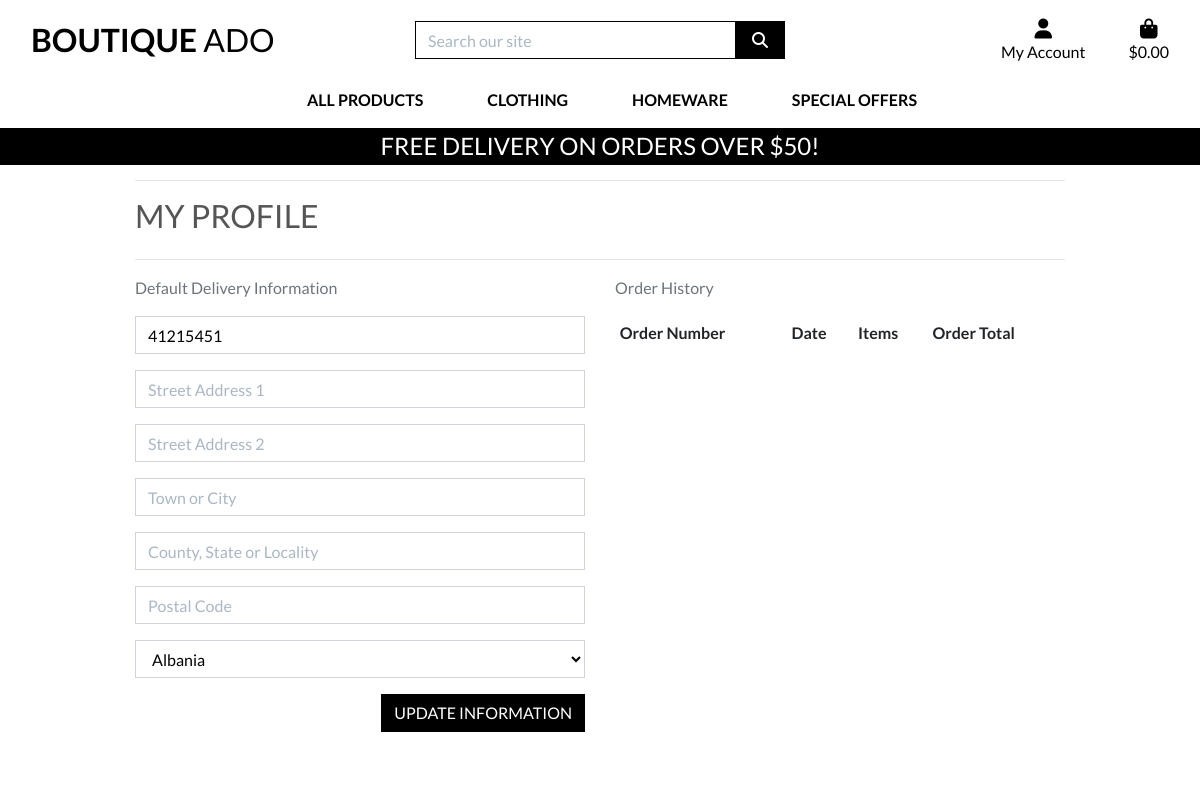
/profile/ (signed in), run on an earlier commit of the app's database.
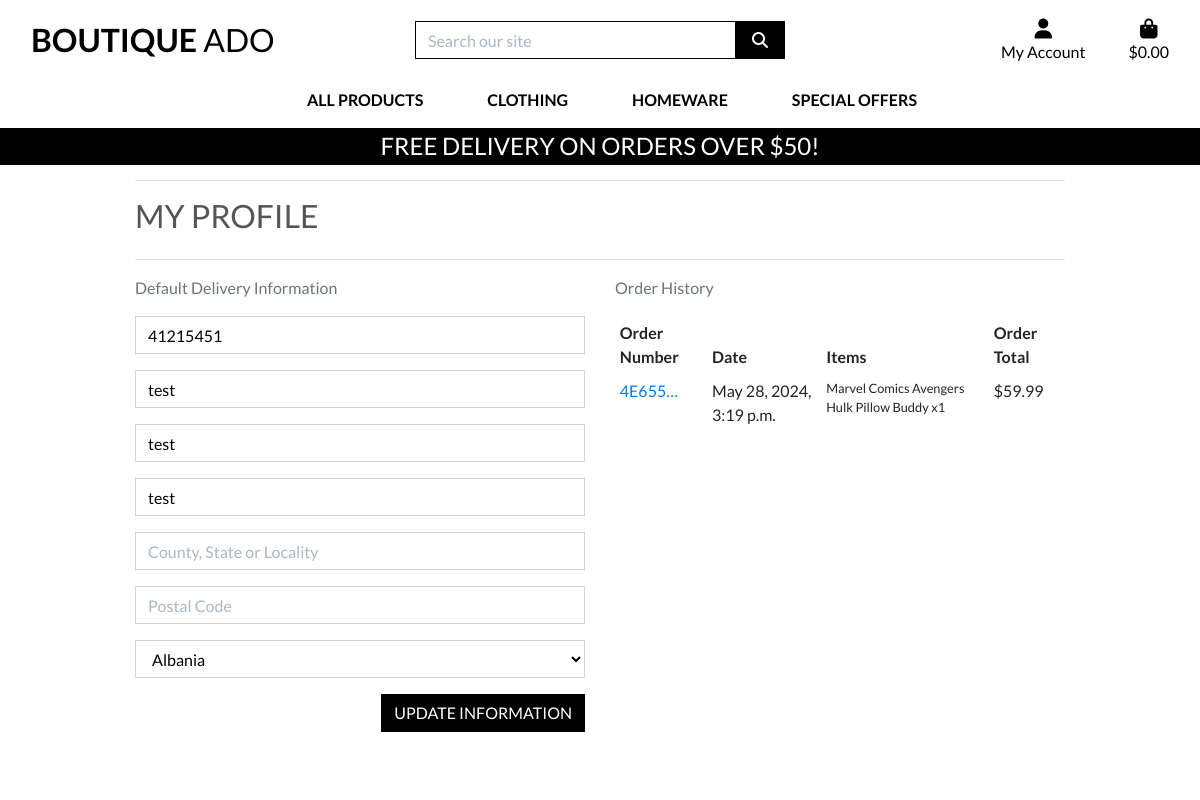
And on a later commit of the database.
### profiles/models.py (models this page shows, shortened)
class UserProfile(models.Model):
    user = models.OneToOneField(User, on_delete=models.CASCADE)
    default_phone_number = models.CharField(max_length=20, null=True, blank=True)
    default_street_address1 = models.CharField(max_length=80, null=True, blank=True)
    default_street_address2 = models.CharField(max_length=80, null=True, blank=True)
    default_town_or_city = models.CharField(max_length=40, null=True, blank=True)
    default_county = models.CharField(max_length=80, null=True, blank=True)
    default_postcode = models.CharField(max_length=20, null=True, blank=True)
    default_country = CountryField(blank_label='Country', null=True, blank=True)

### checkout/models.py (models this page shows, shortened)
class Order(models.Model):
    order_number = models.CharField(max_length=32, null=False, editable=False)
    user_profile = models.ForeignKey(UserProfile, on_delete=models.SET_NULL,
                                     null=True, blank=True, related_name='orders')
    full_name = models.CharField(max_length=50, null=False, blank=False)
    email = models.EmailField(max_length=254, null=False, blank=False)
    phone_number = models.CharField(max_length=20, null=False, blank=False)
    country = CountryField(blank_label="Country *", null=False, blank=False)
    postcode = models.CharField(max_length=20, null=True, blank=True)
    town_or_city = models.CharField(max_length=40, null=False, blank=False)
    street_address1 = models.CharField(max_length=80, null=False, blank=False)
    street_address2 = models.CharField(max_length=80, null=True, blank=True)
    county = models.CharField(max_length=80, null=True, blank=True)
    date = models.DateTimeField(auto_now_add=True)
    delivery_cost = models.DecimalField(max_digits=6, decimal_places=2, null=False, default=0)
    order_total = models.DecimalField(max_digits=10, decimal_places=2, null=False, default=0)
    grand_total = models.DecimalField(max_digits=10, decimal_places=2, null=False, default=0)
    original_bag = models.TextField(null=False, blank=False, default='')
    stripe_pid = models.CharField(max_length=254, null=False, blank=False, default='')

class OrderLineItem(models.Model):
    order = models.ForeignKey(Order, null=False, blank=False, on_delete=models.CASCADE, related_name='lineitems')
    product = models.ForeignKey(Product, null=False, blank=False, on_delete=models.CASCADE)
    product_size = models.CharField(max_length=2, null=True, blank=True) # XS, S, M, L, XL
    quantity = models.IntegerField(null=False, blank=False, default=0)
    lineitem_total = models.DecimalField(max_digits=6, decimal_places=2, null=False, blank=False, editable=False)

### products/models.py (models this page shows, shortened)
class Product(models.Model):
    category = models.ForeignKey('Category', null=True, blank=True, on_delete=models.SET_NULL)
    sku = models.CharField(max_length=254, null=True, blank=True)
    name = models.CharField(max_length=254)
    description = models.TextField()
    has_sizes = models.BooleanField(default=False, null=True, blank=True)
    price = models.DecimalField(max_digits=6, decimal_places=2)
    rating = models.DecimalField(max_digits=6, decimal_places=2, null=True, blank=True)
    image_url = models.URLField(max_length=1024, null=True, blank=True)
    image = models.ImageField(null=True, blank=True)

### profiles/views.py (the view)
# urls.py: path('profile/', include('profiles.urls')),
@login_required
def profile(request):
    profile = get_object_or_404(UserProfile, user=request.user)
    if request.method == 'POST':
        form = UserProfileForm(request.POST, instance=profile)
        if form.is_valid():
            form.save()
            messages.success(request, 'Profile updated successfully')
        else:
            messages.error(request, 'Update failed. Please ensure the form is valid.')
    else:
        form = UserProfileForm(instance=profile)
    orders = profile.orders.all()
    template = 'profiles/profile.html'
    context = {
        'form': form,
        'orders': orders,
        'on_profile_page': True
    }
    return render(request, template, context)

### profiles/forms.py
class UserProfileForm(forms.ModelForm):
    class Meta:
        model = UserProfile
        exclude = ('user',)
    def __init__(self, *args, **kwargs):
        super().__init__(*args, **kwargs)
        placeholders = {
            'default_phone_number': 'Phone Number',
            'default_postcode': 'Postal Code',
            'default_town_or_city': 'Town or City',
            'default_street_address1': 'Street Address 1',
            'default_street_address2': 'Street Address 2',
            'default_county': 'County, State or Locality',
        }
        self.fields['default_phone_number'].widget.attrs['autofocus'] = True
        for field in self.fields:
            if field != 'default_country':
                if self.fields[field].required:
                    placeholder = f'{placeholders[field]} *'
                else:
                    placeholder = placeholders[field]
            self.fields[field].widget.attrs['placeholder'] = placeholder
            self.fields[field].widget.attrs['class'] = 'border-balck rounded-0 profile-form-input'
            self.fields[field].label = False

### profiles/templates/profiles/profile.html (shortened to what this page needs)
{% extends "base.html" %}
{% load static %}
{% block extra_css %}
    <link rel="stylesheet" href="{% static 'profiles/css/profile.css' %}">
{% endblock %}
{% block page_header %}
    <div class="container header-container">
    </div>
{% endblock %}
{% block content %}
    <div class="overlay"></div>
    <div class="container">
        <div class="row">
            <div class="col">
                <hr>
                <h2 class="logo-font mb-4">My Profile</h2>
                <hr>
            </div>
        </div>
        <div class="row">
            <div class="col-12 col-lg-6">
                <p class="text-muted">Default Delivery Information</p>
                <form class="mt-3" action="{% url 'profile' %}" method="POST" id="profile-update-form">
                    {{ form|crispy }}
                    <button class="btn btn-black rounded-0 text-uppercase float-right">Update Information</button>
                </form>
            </div>
            <div class="col-12 col-lg-6">
                <p class="text-muted">Order History</p>
                <div class="order-history table-responsive">
                    <table class="table table-sm table-borderless">
                        <thead>
                            <tr>
                                <th>Order Number</th>
                                <th>Date</th>
                                <th>Items</th>
                                <th>Order Total</th>
                            </tr>
                        </thead>
                        <tbody>
                            {% for order in orders %}
                                <tr>
                                    <td>
                                        <a href="{% url 'order_history' order.order_number %}"
                                        title="{{ order.order_number }}">
                                            {{ order.order_number|truncatechars:6 }}
                                        </a>
                                    </td>
                                    <td>{{ order.date }}</td>
                                    <td>
                                        <ul class="list-unstyled">
                                            {% for item in order.lineitems.all %}
                                                <li class="small">
                                                    {{ item.product.name }} x{{ item.quantity }}
                                                </li>
                                            {% endfor %}
                                        </ul>
                                    </td>
                                    <td>${{ order.grand_total }}</td>
                                </tr>
                            {% endfor %}
                        </tbody>
                    </table>
                </div>
            </div>
        </div>
{% endblock %}

What changed in the data, as far as the page shows it:
changed UserProfile "Albania": default_street_address1 (not shown) → "test"; default_street_address2 (not shown) → "test"; default_town_or_city (not shown) → "test"
added Order: order_number "4E655…", date "May 28, 2024, 3:19 p.m.", grand_total "59.99"
added OrderLineItem: product.name "Marvel Comics Avengers Hulk Pillow Buddy", quantity "1"
